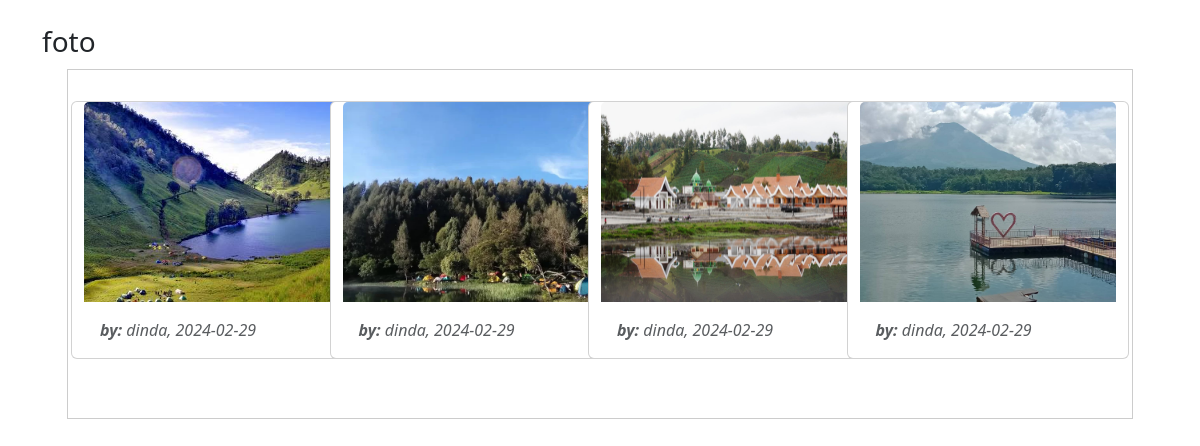
/page/kategori1.php?albumid=17, run on the app's committed database.
### tables this page shows
CREATE TABLE `foto` (
  `fotoid` int(11) NOT NULL,
  `judulfoto` varchar(255) NOT NULL,
  `deskripsifoto` text NOT NULL,
  `tanggalunggah` date NOT NULL,
  `lokasifile` varchar(255) NOT NULL,
  `albumid` int(11) NOT NULL,
  `userid` int(11) NOT NULL
);

CREATE TABLE `user` (
  `userid` int(11) NOT NULL,
  `username` varchar(255) NOT NULL,
  `password` varchar(255) NOT NULL,
  `email` varchar(255) NOT NULL,
  `namalengkap` varchar(255) NOT NULL,
  `alamat` text NOT NULL
);

### page/kategori1.php (the view, shortened to what this page needs)
<?php include 'koneksi.php'; ?>
<!DOCTYPE html>
<html lang="en">
<head>
    <link rel="stylesheet" href="../assets/css/bootstrap.min.css">
    <link rel="stylesheet" href="../assets/css/style.css">
    <link rel="stylesheet" href="https://cdnjs.cloudflare.com/ajax/libs/font-awesome/6.5.1/css/all.min.css" />
</head>
<body>
    <div class="section">
        <div class="container">
            <h3>foto</h3>
            <div class="box">
                <?php
                $albumid = isset($_GET['albumid']) ? $_GET['albumid'] : 0;
                $query = "SELECT * FROM album,foto,user WHERE foto.userid=user.userid AND foto.albumid=album.albumid AND  foto.albumid = $albumid";
                $foto = mysqli_query($conn, $query);
                if (mysqli_num_rows($foto) > 0) {
                    while ($f = mysqli_fetch_array($foto)) {
                        ?>
                        <div class="col-6 col-md-4 col-lg-3 mb-4">
                        <div class="row">
                        <div class="card mt-3">
                            <img src="uploads/<?= $f['lokasifile'] ?>" class="card-img-top" style="aspect-ratio: 10/9" >
                            <div class="card-body">
                                <p class="card-text text-muted"><i><strong>by: </strong><?= $f['username'] ?>, <?= $f['tanggalunggah'] ?></p></i>
                            </div>
                        </div>
                        </div>
                        </div>
                        <?php
                    }
                } else {
                    ?>
                    <p>Foto tidak ada dalam album ini</p>
                    <?php
                }
                ?>
            </div>
        </div>
    </div>
</body>
</html>

### assets/css/style.css (style rules this page uses)
.container { width: 100%; margin: 0 auto; }
.container:after { content: ''; display: block; clear: both; }
.section { padding: 25px 0; }
.box { background-color: #fff; border: 1px solid #ccc; padding: 15px; box-sizing: border-box; margin: 10px 25px 0; }
.box:after { content: ''; display: block; clear: both; }

### page/kategori1.php (style rules this page uses)
.box { display: flex; flex-wrap: wrap; justify-content: space-around; }
.card { width: 18rem; margin-bottom: 20px; }
.card img { height: 200px; object-fit: cover; }

### data on the page
foto: lokasifile (picture), userid.username "dinda", tanggalunggah "2024-02-29"
foto: lokasifile (picture), userid.username "dinda", tanggalunggah "2024-02-29"
foto: lokasifile (picture), userid.username "dinda", tanggalunggah "2024-02-29"
foto: lokasifile (picture), userid.username "dinda", tanggalunggah "2024-02-29"
